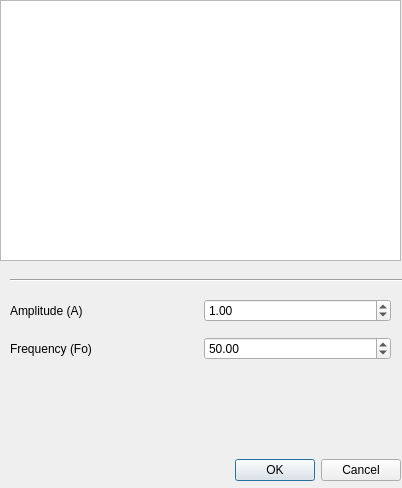
<?xml version="1.0" encoding="UTF-8"?>
<ui version="4.0">
 <class>NewSquareDialog</class>
 <widget class="QDialog" name="NewSquareDialog">
  <property name="geometry">
   <rect>
    <x>0</x>
    <y>0</y>
    <width>402</width>
    <height>488</height>
   </rect>
  </property>
  <property name="sizePolicy">
   <sizepolicy hsizetype="Fixed" vsizetype="Fixed">
    <horstretch>0</horstretch>
    <verstretch>0</verstretch>
   </sizepolicy>
  </property>
  <property name="minimumSize">
   <size>
    <width>402</width>
    <height>488</height>
   </size>
  </property>
  <property name="maximumSize">
   <size>
    <width>402</width>
    <height>488</height>
   </size>
  </property>
  <property name="windowTitle">
   <string>Periodic Known Signal-Square</string>
  </property>
  <property name="sizeGripEnabled">
   <bool>false</bool>
  </property>
  <widget class="QDialogButtonBox" name="buttonBox">
   <property name="geometry">
    <rect>
     <x>180</x>
     <y>450</y>
     <width>221</width>
     <height>41</height>
    </rect>
   </property>
   <property name="orientation">
    <enum>Qt::Horizontal</enum>
   </property>
   <property name="standardButtons">
    <set>QDialogButtonBox::Cancel|QDialogButtonBox::Ok</set>
   </property>
  </widget>
  <widget class="Line" name="line">
   <property name="geometry">
    <rect>
     <x>10</x>
     <y>270</y>
     <width>401</width>
     <height>20</height>
    </rect>
   </property>
   <property name="orientation">
    <enum>Qt::Horizontal</enum>
   </property>
  </widget>
  <widget class="QWidget" name="layoutWidget">
   <property name="geometry">
    <rect>
     <x>10</x>
     <y>290</y>
     <width>381</width>
     <height>81</height>
    </rect>
   </property>
   <layout class="QVBoxLayout" name="verticalLayout">
    <item>
     <layout class="QHBoxLayout" name="horizontalLayout">
      <item>
       <widget class="QLabel" name="labelAmplitude">
        <property name="text">
         <string>Amplitude (A)</string>
        </property>
       </widget>
      </item>
      <item>
       <widget class="QDoubleSpinBox" name="doubleSpinBoxAmplitude">
        <property name="maximum">
         <double>1.100000000000000</double>
        </property>
        <property name="singleStep">
         <double>0.100000000000000</double>
        </property>
        <property name="value">
         <double>1.000000000000000</double>
        </property>
       </widget>
      </item>
     </layout>
    </item>
    <item>
     <layout class="QHBoxLayout" name="horizontalLayout_2">
      <item>
       <widget class="QLabel" name="labelFrequency">
        <property name="text">
         <string>Frequency (Fo)</string>
        </property>
       </widget>
      </item>
      <item>
       <widget class="QDoubleSpinBox" name="doubleSpinBoxFrequency">
        <property name="maximum">
         <double>20000.000000000000000</double>
        </property>
        <property name="value">
         <double>50.000000000000000</double>
        </property>
       </widget>
      </item>
     </layout>
    </item>
   </layout>
  </widget>
  <widget class="PlotWidget" name="PreviewPlot">
   <property name="geometry">
    <rect>
     <x>0</x>
     <y>0</y>
     <width>401</width>
     <height>261</height>
    </rect>
   </property>
  </widget>
  <widget class="QLabel" name="labelFormula">
   <property name="geometry">
    <rect>
     <x>0</x>
     <y>380</y>
     <width>401</width>
     <height>71</height>
    </rect>
   </property>
   <property name="font">
    <font>
     <pointsize>18</pointsize>
    </font>
   </property>
   <property name="text">
    <string/>
   </property>
   <property name="alignment">
    <set>Qt::AlignCenter</set>
   </property>
  </widget>
 </widget>
 <customwidgets>
  <customwidget>
   <class>PlotWidget</class>
   <extends>QGraphicsView</extends>
   <header>pyqtgraph</header>
  </customwidget>
 </customwidgets>
 <resources/>
 <connections>
  <connection>
   <sender>buttonBox</sender>
   <signal>accepted()</signal>
   <receiver>NewSquareDialog</receiver>
   <slot>accept()</slot>
   <hints>
    <hint type="sourcelabel">
     <x>400</x>
     <y>450</y>
    </hint>
    <hint type="destinationlabel">
     <x>157</x>
     <y>274</y>
    </hint>
   </hints>
  </connection>
  <connection>
   <sender>buttonBox</sender>
   <signal>rejected()</signal>
   <receiver>NewSquareDialog</receiver>
   <slot>reject()</slot>
   <hints>
    <hint type="sourcelabel">
     <x>400</x>
     <y>450</y>
    </hint>
    <hint type="destinationlabel">
     <x>286</x>
     <y>274</y>
    </hint>
   </hints>
  </connection>
 </connections>
</ui>
